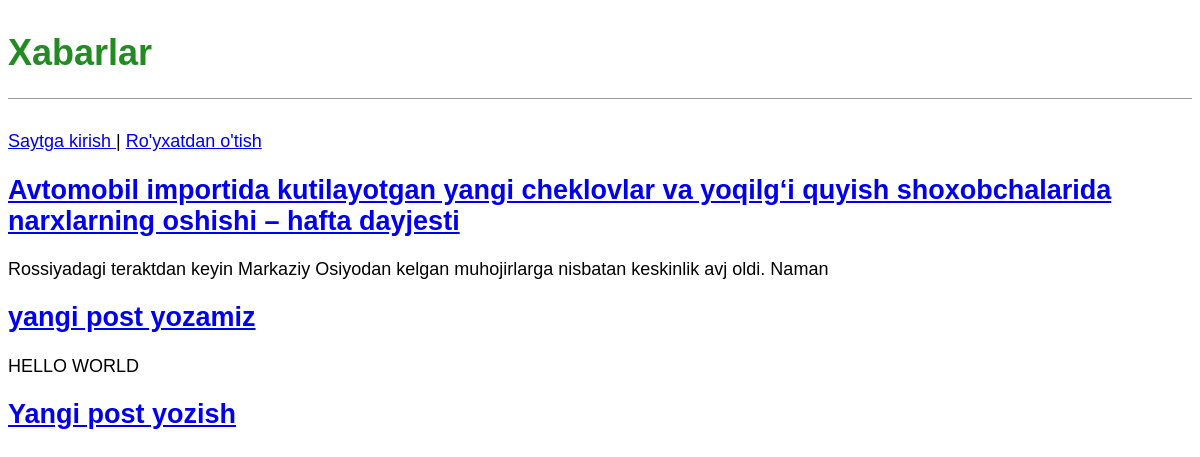
The page / on the database its author committed.
### blog/models.py (models this page shows, shortened)
class Post(models.Model):
    title = models.CharField(max_length=200)
    author = models.ForeignKey(
        'auth.User',
        on_delete=models.CASCADE
    )
    body = models.TextField()

### blog/views.py (the view)
# urls.py: path('', BlogListView.as_view(), name='home'),
class BlogListView(ListView):
    model = Post
    template_name = 'home.html'

### templates/home.html
{% extends 'base.html' %}
{% block content %}
    {% for post in object_list %}
        <div class="post=entry">
            <h2><a href="{% url 'post_detail' post.pk %}">{{ post.title }}</a></h2>
            <p>{{ post.body | slice:":100"}}</p>
        </div>
    {% endfor %}
{% endblock content %}

### static/css/base.css (style rules this page uses)
body { font-family: 'Noto Sans JP', sans-serif; font-size: 18px; }

### rows shown on the page
Post: title "Avtomobil importida kutilayotgan yangi cheklovlar va yoqilg‘i quyish shoxobchalarida narxlarning oshishi – hafta dayjesti", body "Rossiyadagi teraktdan keyin Markaziy Osiyodan kelgan muhojirlarga nisbatan keskinlik avj oldi. Naman"
Post: title "yangi post yozamiz", body "HELLO WORLD"
